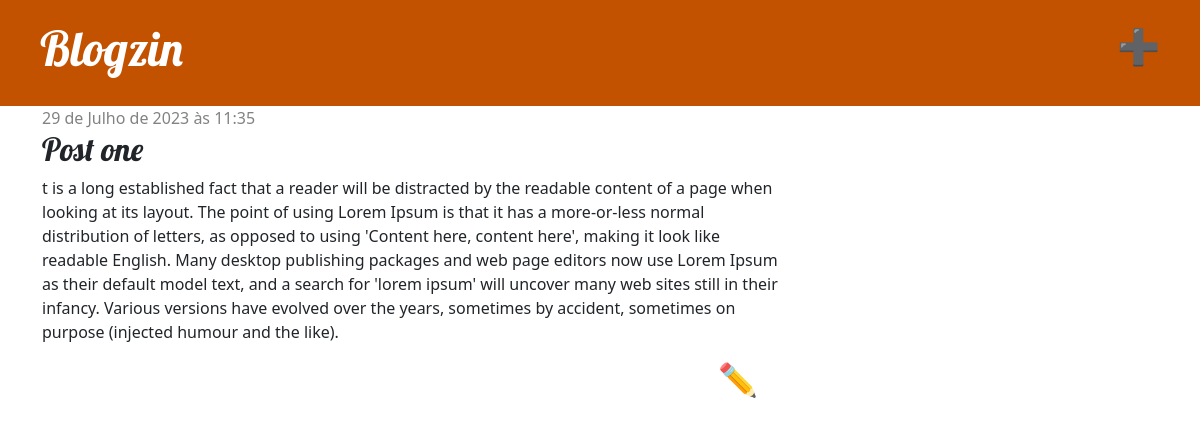
The app's page /post/1/ (signed in) with its own data.
### blog/models.py (models this page shows, shortened)
class Post(models.Model):
    author = models.ForeignKey(settings.AUTH_USER_MODEL, on_delete=models.CASCADE)
    title = models.CharField(max_length=200)
    text = models.TextField()
    created_date = models.DateTimeField(default=timezone.now)
    published_date = models.DateTimeField(blank=True, null=True)

### blog/views.py (the view)
# urls.py: path('post/<int:pk>/', views.post_detail, name='post_detail'),
def post_detail(request, pk):
    post = get_object_or_404(Post, pk=pk)
    return render(request, "blog/post_detail.html", {"post":post})

### blog/templates/blog/post_detail.html (shortened to what this page needs)
{% extends 'blog/base.html' %}
{% block content %}
    <div class="post">
        {% if post.published_date %}
            <div class="date">
                {{ post.published_date }}
            </div>
        {% endif %}
        <h2>{{ post.title }}</h2>
        <p>{{ post.text|linebreaksbr }}</p>
        {% if user.is_authenticated %}
            <a  class="top-menu" href="{% url 'post_edit' pk=post.pk %}"><span class="glyphicon glyphicon-pencil"><h2>✏️</h2></span></a>
        {% endif %}
        </div>
{% endblock %}

### blog/static/css/blog.css (style rules this page uses)
h1, h2, h3, h4 { font-family: 'Lobster', cursive; }
.date { color: #828282; }
.top-menu, .top-menu:hover, .top-menu:visited { color: #ffffff; float: right; font-size: 26pt; margin-right: 20px; }
.post { margin-bottom: 70px; }
a:link { text-decoration: none; }

### records on screen
Post: published_date "29 de Julho de 2023 às 11:35", title "Post one", text "t is a long established fact that a reader will be distracted by the readable content of a page when looking at its layout. The point of using Lorem Ipsum is that it has a more-or-less normal distribution of letters, as opposed to using 'Content here, content here', making it look like readable English. Many desktop publishing packages and web page editors now use Lorem Ipsum as their default model text, and a search for 'lorem ipsum' will uncover many web sites still in their infancy. Various versions have evolved over the years, sometimes by accident, sometimes on purpose (injected humour and the like)."
